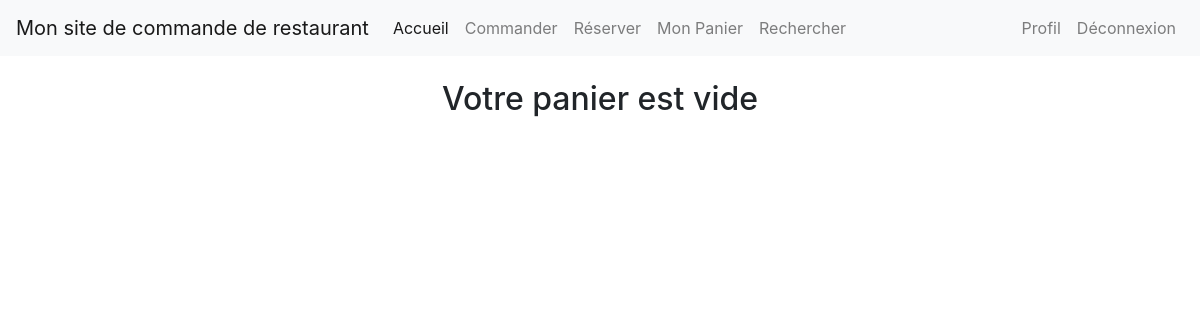
The app's page /cart/ (signed in), older data.
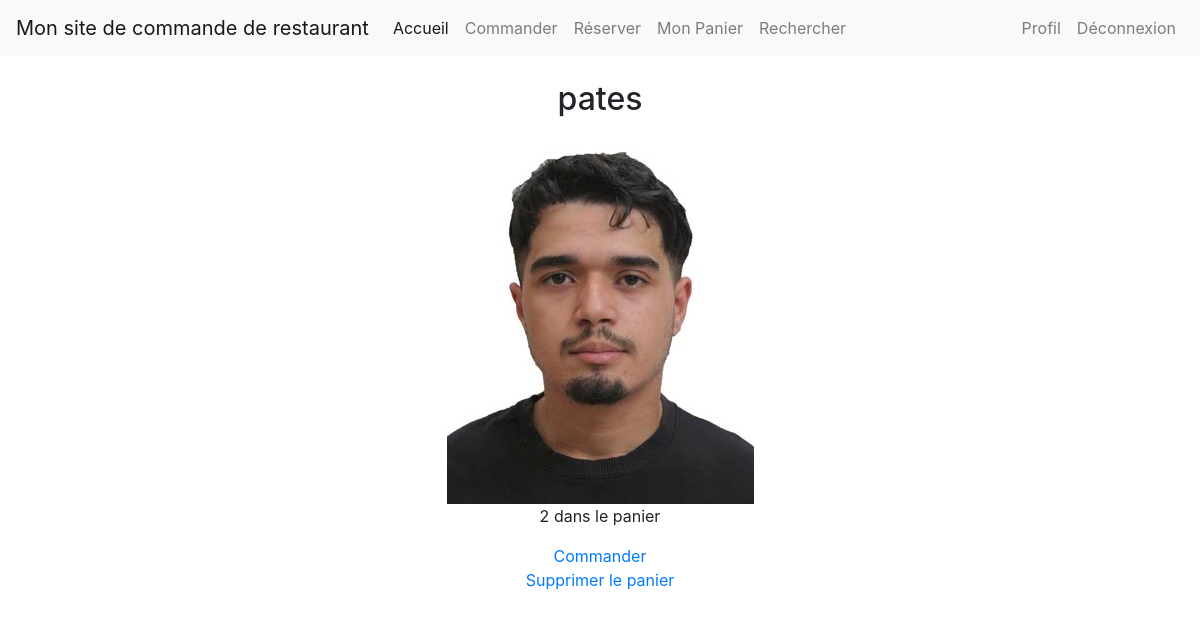
The same page, newer data.
### app1/models.py (models this page shows, shortened)
class Order(models.Model):
    user = models.ForeignKey(settings.AUTH_USER_MODEL, on_delete=models.CASCADE, null=True, blank=True)
    product = models.ForeignKey('Product', on_delete=models.CASCADE)
    quantity = models.IntegerField(default=1)
    ordered = models.BooleanField(default=False)
    ordered_date = ordered_date = models.DateTimeField(auto_now_add=True, null=True)
    processed = models.BooleanField(default=False)

class Product(models.Model):
    name = models.CharField(max_length=128)
    slug = models.SlugField(unique=True, max_length=255, blank=True, null=True, editable=False)
    price = models.FloatField(default=0.0)
    description = models.TextField(blank=True)
    thumbnail = models.ImageField(upload_to="products", blank=True, null=True)
    restaurant = models.ForeignKey(Restaurant, on_delete=models.CASCADE, related_name='products')    # menu = models.ForeignKey(Menu, on_delete=models.CASCADE, related_name='products')

### app1/views.py (the view)
# urls.py: path('cart/', views.cart, name="cart"),
def cart(request):
    user = request.user
    try:
        cart = Cart.objects.get(user=user)
        orders = cart.orders.all()
    except Cart.DoesNotExist:
        orders = []
    return render(request, 'app1/cart.html', {'orders': orders})

### templates/app1/cart.html
{% extends 'base.html' %}
{% block content %}
<center>
{% if orders %}
{% for order in orders %}
    <h2>{{ order.product.name }}</h2>
    {% if order.product.thumbnail%}
    <img src="{{ order.product.thumbnail.url }}" alt="{{ order.product.name }} Thumbnail">
    {% endif %}
    <p>{{ order.quantity }} dans le panier</p>
{% endfor %}
<a href="{% url 'valider' %}">Commander</a>
<br>
<a href="{% url 'delete_cart' %}">Supprimer le panier</a>
</center>
{% else %}
<center>
<h2>Votre panier est vide</h2>
</center>
{% endif %}
{% endblock %}

### templates/base.html (shortened to what this page needs)
<html lang="en">
<head>
    <link rel="stylesheet" href="https://maxcdn.bootstrapcdn.com/bootstrap/4.0.0/css/bootstrap.min.css">
</head>
<body>
    <nav class="navbar navbar-expand-lg navbar-light bg-light">
		<a class="navbar-brand" href="#">Mon site de commande de restaurant</a>
		<div class="collapse navbar-collapse" id="navbarNav">
			<ul class="navbar-nav">
				<li class="nav-item active">
					<a class="nav-link" href="{% url 'home' %}">Accueil</a>
				</li>
				{% if user.is_authenticated %}
				{% for group in user.groups.all %}
        		{% if group.name == 'Client' %}
				<li class="nav-item">
					<a class="nav-link" href="{% url 'commande' %}">Commander</a>
				</li>
				<li class="nav-item">
					<a class="nav-link" href="#">Réserver</a>
				</li>
				<li class="nav-item">
					<a class="nav-link" href="{% url 'cart' %}">Mon Panier</a>
				</li>
				<li class="nav-item">
					<a class="nav-link" href="{% url 'search' %}">Rechercher</a>
				</li>
				{% endif %}
				{% endfor %}
				{% endif %}
			</ul>
			<ul class="navbar-nav ml-auto">
				{% if user.is_authenticated %}
				<li class="nav-item">
					<a class="nav-link" href="#">Profil</a>
				</li>
				<li class="nav-item">
					<a class="nav-link" href="{% url 'logout' %}">Déconnexion</a>
				</li>
				{% endif %}
			</ul>
		</div>
	</nav>
	<div class="m-4">
		{% block content %}
   		{% endblock %}
	</div>
</body>
</html>

Row changes from the older to the newer data that the page shows:
added Order: product.name "pates", product.thumbnail (picture), quantity "2"
Text that changed along with them:
text no longer shown: "Votre panier est vide"
text now shown: "Commander Supprimer le panier"
